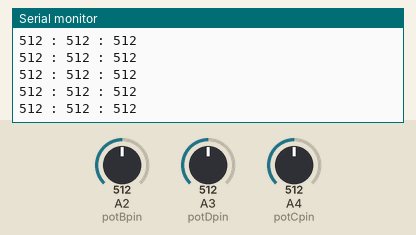
A sketch run on a simulated Arduino Uno, built with avr-gcc and run on an emulated ATmega328P. Shown: the last lines printed to the serial monitor. The test bench sets the inputs (shaded band); at power-on: A3 (potDpin) = 512, A2 (potBpin) = 512, A4 (potCpin) = 512.

Above: at 2.7 s.
2.8 s: A3 (potDpin) set to 104
At 2.86 s:
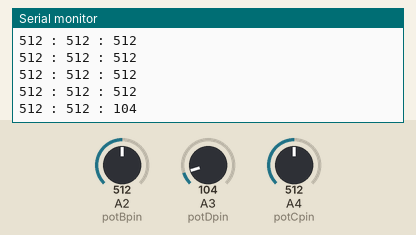
5.8 s: A3 (potDpin) set to 89
At 5.81 s:
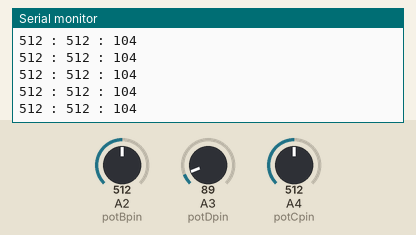
11.8 s: A2 (potBpin) set to 992
At 11.81 s:
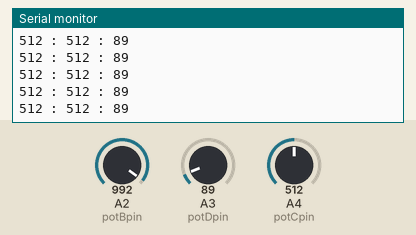
13.3 s: A2 (potBpin) set to 1008
At 13.33 s:
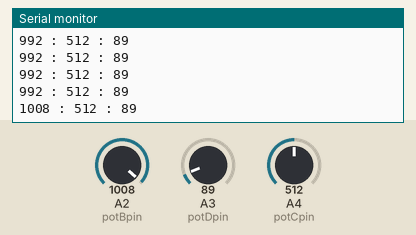
Timing chart, 0 to 15.8 s (numbered marks = the images above; inputs shaded):
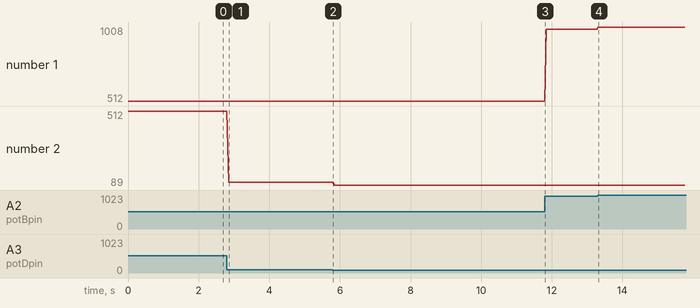

Measured:
- after the input at 2.8 s, the serial monitor: prints a new line after 0.05 s (image 1)
- after the input at 13.3 s, the serial monitor: prints a new line at once (image 4)
- plotted number 1: 512 → 992 after the input at 11.8 s, 992 → 1008 after the input at 13.3 s
- plotted number 2: 512 → 104 after the input at 2.8 s, 104 → 89 after the input at 5.8 s

The sketch:

control_panel.ino
```cpp
// const int potApin =
const int potBpin = A2; // 16
const int potCpin = A4; // 18
const int potDpin = A3; // 17

void setup() {
  Serial.begin(9600);
}

void loop() {
  int potBval = analogRead(potBpin);
  int potCval = analogRead(potCpin);
  int potDval = analogRead(potDpin);

  Serial.print(potBval);
  Serial.print(" : ");
  Serial.print(potCval);
  Serial.print(" : ");
  Serial.println(potDval);

  delay(50);
}
```
